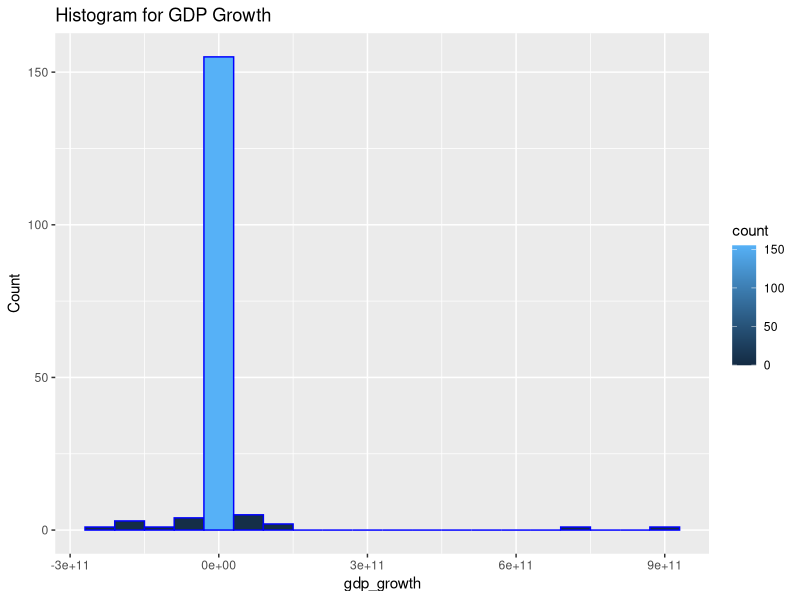

Here is the R script that generated this plot:
## ---- chunk 1
setwd("C:/Users/SP4/Documents/Exploring and Analyzing Data/W203 Async/W203 Week 5/Lab 1")

gdp.worldbank <- read.csv("GDP_World_Bank.csv", header = TRUE)
## ---- chunk 2
gdp.worldbank$gdp_growth <- gdp.worldbank$gdp2012 - gdp.worldbank$gdp2011

# gdp.worldbank$gdp_growth
## ---- chunk 3
gdp.growth.mean <- mean(gdp.worldbank$gdp_growth, na.rm = TRUE)
gdp.growth.mean

## ---- chunk 4
library(ggplot2)

gdp.worldbank.subset <- gdp.worldbank[!is.na(gdp.worldbank$gdp_growth),c(1, 5)]

gdp.growth.hist <- ggplot(gdp.worldbank.subset, aes(gdp_growth)) + 
  geom_histogram(na.rm = TRUE, 
                 bins = 20, 
                 aes(fill = ..count..), 
                 col = "blue") + 
  labs(title="Histogram for GDP Growth") + 
  labs(x="gdp_growth", y="Count") 

gdp.growth.hist

